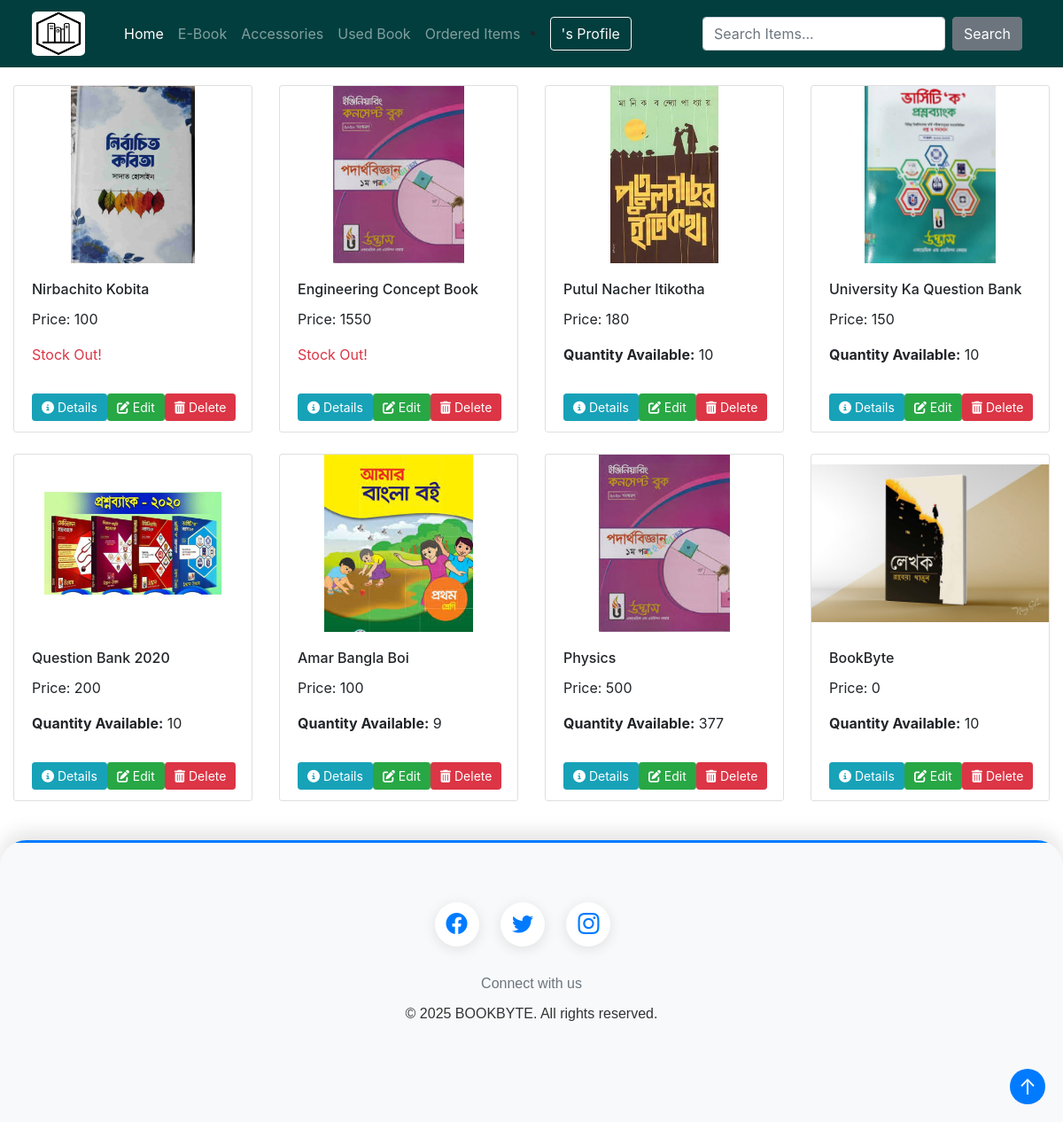
/main/, run on the app's committed database.
### products/models.py (models this page shows, shortened)
class Book(models.Model):
    title = models.CharField(max_length=200)
    author = models.CharField(max_length=200)
    publisher = models.CharField(max_length=200)
    description = models.TextField(blank=True, null=True)
    category_type = (('Story', 'Story'), ('Fiction', 'Fiction'), ('Non-Fiction', 'Non-Fiction'), ('Novel', 'Novel'),
                     ('History', 'History'), ('Poetry', 'Poetry'), ('Cookbook', 'Cookbook'),
                     ('Drama', 'Drama'), ('Thriller', 'Thriller'), ('Biography', 'Biography'), ('Action', 'Action'),
                     ('Literature', 'Literature'), ('Adventure', 'Adventure'), ('Others', 'Others'))
    category = models.CharField(max_length=200, choices=category_type, blank=True, null=True)
    price = models.IntegerField(blank=True, null=True)
    quantity = models.IntegerField(blank=True, null=True)
    image = models.ImageField(upload_to='images/', blank=True, null=True, default='images/default.jpg')
    review_choice = models.ForeignKey('Review', on_delete= models.CASCADE, blank=True, null=True)
    type = (('New', 'New'), ('Used', 'Used'), ('Academic', 'Academic'), ('Admission', 'Admission'))
    type_choice = models.CharField(max_length=100, choices=type, blank=True, null=True)
    donated_by = models.ForeignKey(User, on_delete=models.SET_NULL, null=True, blank=True)
    date_time = models.DateTimeField(auto_now_add=True, blank=True, null=True)
    sales_count = models.IntegerField(default=0)
    average_rating = models.FloatField(default=0.0)

### products/views.py (the view)
# urls.py: path('main/',b_views.main, name='main'),
def main(request):
    products = Book.objects.all().exclude(type_choice = 'Used').order_by('-date_time')
    context = {'products': products}
    return render(request, template_name='home.html', context=context)

### products/templates/home.html (shortened to what this page needs)
{% extends 'main.html' %}
{% load static %}
{% block content %}
<link rel="stylesheet" href="{% static 'css/home.css' %}">
<link rel="stylesheet" href="https://cdnjs.cloudflare.com/ajax/libs/font-awesome/6.4.0/css/all.min.css">
<div class="container" style="margin-top: 20px">
    <div class="row">
        {% for p in products %}
        <div class="col-md-3 mb-4">
            <div class="card h-100 shadow-sm">
                {% if p.image %}
                <img src="{{ p.image.url }}" class="card-img-top" style="height: 200px; object-fit: contain;" alt="...">
                {% endif %}
                <div class="card-body">
                    <h6 class="card-title">{{ p.title }}</h6>
                    <p class="card-text">Price: {{ p.price }}</p>
                    {% if p.quantity != 0 %}
                        <p class="card-text"><strong>Quantity Available:</strong> {{ p.quantity }}</p>
                    {% endif %}
                    {% if p.quantity == 0 %}
                        <p class="card-text fw-bold text-danger">Stock Out!</p>
                    {% endif %}
                </div>
                <div class="card-footer bg-white border-top-0">
                    <div class="d-flex justify-content-between gap-2">
                        <a href="{% url 'book_details' p.id %}" class="btn btn-info btn-sm rounded-pill text-white flex-fill">
                            <i class="fas fa-info-circle me-1"></i> Details
                        </a>
                        <a href="{% url 'update_book' p.id %}" class="btn btn-success btn-sm rounded-pill text-white flex-fill">
                            <i class="fas fa-edit me-1"></i> Edit
                        </a>
                        <button onclick="displayDeletePopup('{% url 'delete_book' p.id %}')" class="btn btn-danger btn-sm rounded-pill text-white flex-fill">
                            <i class="fas fa-trash-alt me-1"></i> Delete
                        </button>
                    </div>
                </div>
            </div>
        </div>
        {% endfor %}
    </div>
</div>
{% endblock %}

### products/templates/main.html (shortened to what this page needs)
<!DOCTYPE html>
<html lang="en">
<head>
    <link rel="stylesheet" href="https://cdn.jsdelivr.net/npm/bootstrap@4.0.0/dist/css/bootstrap.min.css">
</head>
<body >
{% include 'navbar.html' %}
{% block content %}
{% endblock %}
</body>
{% include 'footer.html' %}
</html>

### products/templates/navbar.html (shortened to what this page needs)
{% load static %}
<link rel="stylesheet" href="{% static 'css/navbar.css' %}">
<nav class="navbar navbar-expand-lg navbar-dark custom-navbar">
    <a class="navbar-brand" href="{% url 'main' %}">
        <img src="{% static 'images/images (1).png' %}" alt="">
    </a>
    <div class="collapse navbar-collapse" id="navbarSupportedContent" style="margin-left: 20px">
        <ul class="navbar-nav mr-auto">
            <li class="nav-item{% if request.path == '/main/' %} active{% endif %}">
                <a class="nav-link" href="{% url 'main' %}">Home</a>
            </li>
            <li class="nav-item{% if request.path == '/ebook/' %} active{% endif %}">
                <a class="nav-link" href="{% url 'ebook' %}">E-Book</a>
            </li>
            <li class="nav-item{% if request.path == '/accessories/' %} active{% endif %}">
                <a class="nav-link" href="{% url 'accessories' %}">Accessories</a>
            </li>
            <li class="nav-item{% if request.path == '/used_book/' %} active{% endif %}">
                <a class="nav-link" href="{% url 'usedBook' %}">Used Book</a>
            </li>
            <li class="nav-item{% if request.path == '/ordered_items/' %} active{% endif %}">
                <a class="nav-link" href="{% url 'ordered_items' %}">Ordered Items</a>
            </li>
        </ul>
        <li class="nav-item dropdown" style="margin-right: 80px">
            <a class="btn btn-outline-light{% if '/Profile/' in request.path %} active{% endif %}" href="#" id="navbarDropdown" role="button" data-toggle="dropdown" aria-haspopup="true" aria-expanded="false">
                {{ user.username }}'s Profile
            </a>
        </li>
        <form class="form-inline my-2 my-lg-0" action="{% url 'search' %}" method="GET" style="margin-right: 30px">
            <input class="form-control mr-sm-2" type="search" name="q" placeholder="Search Items..." aria-label="Search">
            <button class="btn btn-secondary my-2 my-sm-0" type="submit">Search</button>
        </form>
    </div>
</nav>
<body>
</body>

### products/templates/footer.html (shortened to what this page needs)
{% load static %}
<!DOCTYPE html>
<html lang="en">
<head>
    <link href="https://cdn.jsdelivr.net/npm/bootstrap-icons@1.8.0/font/bootstrap-icons.css" rel="stylesheet">
    <link rel="stylesheet" href="{% static 'css/footer.css' %}">
</head>
<body>
<footer>
    <div class="pattern-bg"></div>
    <div class="container" style="margin-top: 20px">
        <div class="row">
            <div class="col-12 text-center">
                <div class="social-icons">
                    <a href="https://www.facebook.com/" target="_blank">
                        <i class="bi bi-facebook"></i>
                    </a>
                    <a href="https://twitter.com/" target="_blank">
                        <i class="bi bi-twitter"></i>
                    </a>
                    <a href="https://www.instagram.com/" target="_blank">
                        <i class="bi bi-instagram"></i>
                    </a>
                </div>
            </div>
        </div>
        <div class="row">
            <div class="col-12 text-center">
                <p class="footer-text">Connect with us</p>
                <p class="footer-text" style="color: #333;">&copy; 2025 BOOKBYTE. All rights reserved.</p>
            </div>
        </div>
    </div>
</footer>
<button class="scroll-to-top" onclick="scrollToTop()">&#8593;</button>
</body>
</html>

### static/css/navbar.css (style rules this page uses)
.custom-navbar { background-color: #033E3E; border-top: none !important; transition: all 0.3s ease; }
.navbar-brand img { height: 50px; width: 60px; border-radius: 10%; margin-left: 20px; transition: all 0.3s ease; }
.navbar-nav .nav-link { transition: all 0.3s ease; }
.form-control { transition: all 0.3s ease; }
.btn-secondary { transition: all 0.3s ease; }
.nav-item.active .nav-link { text-decoration: none; }

### static/css/home.css (style rules this page uses)
.btn { transition: all 0.3s ease-in-out; }
.card-footer .btn { white-space: nowrap; padding: 4px 10px; }

### static/css/footer.css (style rules this page uses)
footer { background-color: #f8f9fa; padding: 50px 0 100px; margin-top: 20px; font-family: Arial, sans-serif; position: relative; overflow: hidden; border-top-left-radius: 30px; border-top-right-radius: 30px; box-shadow: 0px -10px 20px rgba(0, 0, 0, 0.1); }
.container { max-width: 1200px; margin: 0 auto; padding: 0 15px; }
.social-icons { margin-bottom: 30px; }
.social-icons a { color: #007bff; text-decoration: none; margin-right: 20px; transition: color 0.3s ease; border-radius: 50%; display: inline-flex; justify-content: center; align-items: center; width: 50px; height: 50px; background-color: #fff; box-shadow: 0px 3px 15px rgba(0, 0, 0, 0.1); }
.footer-text { font-size: 16px; color: #6c757d; margin-bottom: 15px; }
footer:before { content: ""; position: absolute; top: -3px; left: 0; width: 100%; height: 6px; background-color: #007bff; border-radius: 3px 3px 0 0; animation: waveAnimation 2s linear infinite alternate; }
footer .social-icons a i { font-size: 24px; }
footer .footer-text { margin-bottom: 10px; }
.pattern-bg { position: absolute; top: 0; left: 0; width: 100%; height: 100%; opacity: 0.1; pointer-events: none; }
.scroll-to-top { position: fixed; bottom: 20px; right: 20px; background-color: #007bff; color: #fff; border: none; border-radius: 50%; width: 40px; height: 40px; font-size: 24px; line-height: 40px; text-align: center; cursor: pointer; transition: background-color 0.3s ease; z-index: 999; }

### data on the page
Book: image (picture), title "Nirbachito Kobita", price "100", quantity "Stock Out!"
Book: image (picture), title "Engineering Concept Book", price "1550", quantity "Stock Out!"
Book: image (picture), title "Putul Nacher Itikotha", price "180", quantity "10"
Book: image (picture), title "University Ka Question Bank", price "150", quantity "10"
Book: image (picture), title "Question Bank 2020", price "200", quantity "10"
Book: image (picture), title "Amar Bangla Boi", price "100", quantity "9"
Book: image (picture), title "Physics", price "500", quantity "377"
Book: image (picture), title "BookByte", price "0", quantity "10"
